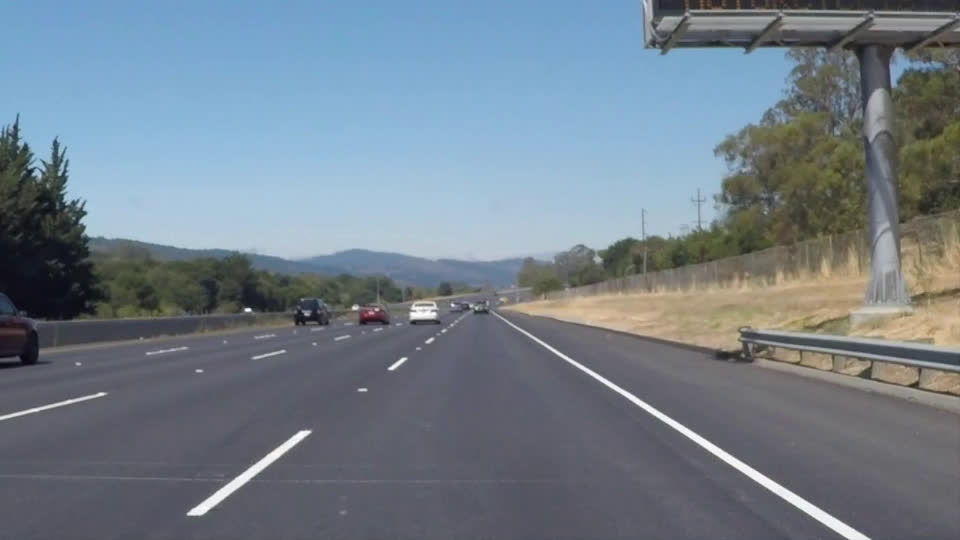
#> input picture test_images/test.jpg, 960 x 540 px; its folder holds only this picture in this run
$ jupyter execute --allow-errors P1.ipynb   (shell and % lines are left out)   (older library calls are emulated)
#> lines starting #> are read from the running program, lines starting #| are printed output that depends on the picture; after the words box and inside, x2 and y2 are one past the last pixel; in counts of white or black regions, pixels touching at a corner belong together
# **Finding Lane Lines on the Road**
***
In this project, you will use the tools you learned about in the lesson to identify lane lines on the road.  You can develop your pipeline on a series of individual images, and later apply the result to a video stream (really just a series of images). Check out the video clip "raw-lines-example.mp4" (also contained in this repository) to see what the output should look like after using the helper functions below.

Once you have a result that looks roughly like "raw-lines-example.mp4", you'll need to get creative and try to average and/or extrapolate the line segments you've detected to map out the full extent of the lane lines.  You can see an example of the result you're going for in the video "P1_example.mp4".  Ultimately, you would like to draw just one line for the left side of the lane, and one for the right.

---
Let's have a look at our first image called 'test_images/solidWhiteRight.jpg'.  Run the 2 cells below (hit Shift-Enter or the "play" button above) to display the image.

**Note** If, at any point, you encounter frozen display windows or other confounding issues, you can always start again with a clean slate by going to the "Kernel" menu above and selecting "Restart & Clear Output".

---

**The tools you have are color selection, region of interest selection, grayscaling, Gaussian smoothing, Canny Edge Detection and Hough Tranform line detection.  You  are also free to explore and try other techniques that were not presented in the lesson.  Your goal is piece together a pipeline to detect the line segments in the image, then average/extrapolate them and draw them onto the image for display (as below).  Once you have a working pipeline, try it out on the video stream below.**

---

<figure>

 <figcaption>
 <p></p>
 <p style="text-align: center;"> Your output should look something like this (above) after detecting line segments using the helper functions below </p>
 </figcaption>
</figure>
 <p></p>
<figure>

 <figcaption>
 <p></p>
 <p style="text-align: center;"> Your goal is to connect/average/extrapolate line segments to get output like this</p>
 </figcaption>
</figure>

[cell 1]
#importing some useful packages
import matplotlib.pyplot as plt
import matplotlib.image as mpimg
import numpy as np
import cv2

#> (a cell that did not finish here is left out)

**Some OpenCV functions (beyond those introduced in the lesson) that might be useful for this project are:**

`cv2.inRange()` for color selection
`cv2.fillPoly()` for regions selection
`cv2.line()` to draw lines on an image given endpoints
`cv2.addWeighted()` to coadd / overlay two images
`cv2.cvtColor()` to grayscale or change color
`cv2.imwrite()` to output images to file
`cv2.bitwise_and()` to apply a mask to an image

**Check out the OpenCV documentation to learn about these and discover even more awesome functionality!**

Below are some helper functions to help get you started. They should look familiar from the lesson!

[cell 3]
import math
import sys

def grayscale(img):
    """Applies the Grayscale transform
    This will return an image with only one color channel
    but NOTE: to see the returned image as grayscale
    you should call plt.imshow(gray, cmap='gray')"""
    image = cv2.cvtColor(img, cv2.COLOR_BGR2HSV)[:,:,2]
    return cv2.applyColorMap(image, cv2.COLORMAP_SUMMER)
    #return cv2.cvtColor(img, cv2.COLOR_RGB2GRAY)
    # Or use BGR2GRAY if you read an image with cv2.imread()
    # return cv2.cvtColor(img, cv2.COLOR_BGR2GRAY)

def canny(img, low_threshold, high_threshold):
    """Applies the Canny transform"""
    return cv2.Canny(img, low_threshold, high_threshold)

def gaussian_blur(img, kernel_size):
    """Applies a Gaussian Noise kernel"""
    return cv2.GaussianBlur(img, (kernel_size, kernel_size), 0)

def region_of_interest(img, vertices):
    """
    Applies an image mask.

    Only keeps the region of the image defined by the polygon
    formed from `vertices`. The rest of the image is set to black.
    """
    #defining a blank mask to start with
    mask = np.zeros_like(img)

    #defining a 3 channel or 1 channel color to fill the mask with depending on the input image
    if len(img.shape) > 2:
        channel_count = img.shape[2]  # i.e. 3 or 4 depending on your image
        ignore_mask_color = (255,) * channel_count
    else:
        ignore_mask_color = 255

    #filling pixels inside the polygon defined by "vertices" with the fill color
    cv2.fillPoly(mask, vertices, ignore_mask_color)

    #returning the image only where mask pixels are nonzero
    masked_image = cv2.bitwise_and(img, mask)
    return masked_image

def getSlope(slopes, threshold):
    initSlope = np.median(slopes)
    #remove outliers
    filteredSlopes = [slope for slope in slopes if abs(slope - initSlope) < threshold]
    return np.mean(filteredSlopes), filteredSlopes

def getLineParameters(slopes, lines, threshold=0.2):
    #use median to exclude outliers
    slope, filteredSlopes = getSlope(slopes, threshold)

    # find the first point
    points = np.array([np.array([x1,y1,x2,y2]) for x1,y1,x2,y2 in lines \
         if abs((y2-y1)/(x2-x1)- slope) < threshold], dtype=np.float)
    x1, y1, x2, y2 = np.nanmean(points, axis=0)
    b = (y1 + y2)/2 - slope*(x1 + x2)/2

    return slope, b

def getPointByY(y, slope, b):
    return (int((y - b)/slope), y)

def draw_lines(img, lines, color=[255, 0, 0], thickness=10, horizontalLineThreshold = 0.2):
    """
    NOTE: this is the function you might want to use as a starting point once you want to
    average/extrapolate the line segments you detect to map out the full
    extent of the lane (going from the result shown in raw-lines-example.mp4
    to that shown in P1_example.mp4).

    Think about things like separating line segments by their
    slope ((y2-y1)/(x2-x1)) to decide which segments are part of the left
    line vs. the right line.  Then, you can average the position of each of
    the lines and extrapolate to the top and bottom of the lane.

    This function draws `lines` with `color` and `thickness`.
    Lines are drawn on the image inplace (mutates the image).
    If you want to make the lines semi-transparent, think about combining
    this function with the weighted_img() function below
    """
    lines = lines[:, 0]
    #for x1,y1,x2,y2 in lines:
    #    cv2.line(img, (x1, y1), (x2, y2), [0, 255, 0], thickness)

    slopes = [(y2-y1)/(x2-x1) for x1,y1,x2,y2 in lines]

    leftLineSlopes = [slope for slope in slopes if slope < -horizontalLineThreshold]
    rightLineSlopes = [slope for slope in slopes if slope > horizontalLineThreshold]

    #for x1,y1,x2,y2 in lines:
    #    if ((y2-y1)/(x2-x1) < -horizontalLineThreshold) or ((y2-y1)/(x2-x1) > horizontalLineThreshold):
    #        cv2.line(img, (x1, y1), (x2, y2), [0, 0, 255], thickness)

    leftLineSlope, bleft = getLineParameters(leftLineSlopes, lines)
    rightLineSlope, bright = getLineParameters(rightLineSlopes, lines)

    leftBottomPoint = getPointByY(img.shape[0], leftLineSlope, bleft)

    topX = int((bright - bleft)/(leftLineSlope - rightLineSlope))
    topY = int(leftLineSlope*topX + bleft)

    rightBottomPoint = getPointByY(img.shape[0], rightLineSlope, bright)

    cv2.line(img, leftBottomPoint, (topX, topY), color, thickness)
    cv2.line(img, rightBottomPoint, (topX, topY), color, thickness)


def hough_lines(img, rho, theta, threshold, min_line_len, max_line_gap):
    """
    `img` should be the output of a Canny transform.

    Returns an image with hough lines drawn.
    """
    lines = cv2.HoughLinesP(img, rho, theta, threshold, np.array([]), minLineLength=min_line_len, maxLineGap=max_line_gap)
    line_img = np.zeros((img.shape[0], img.shape[1], 3), dtype=np.uint8)

    draw_lines(line_img, lines)

    return line_img

# Python 3 has support for cool math symbols.

def weighted_img(img, initial_img, α=0.8, β=1., λ=0.):
    """
    `img` is the output of the hough_lines(), An image with lines drawn on it.
    Should be a blank image (all black) with lines drawn on it.

    `initial_img` should be the image before any processing.

    The result image is computed as follows:

    initial_img * α + img * β + λ
    NOTE: initial_img and img must be the same shape!
    """
    return cv2.addWeighted(initial_img, α, img, β, λ)

## Test on Images

Now you should build your pipeline to work on the images in the directory "test_images"
**You should make sure your pipeline works well on these images before you try the videos.**

[cell 4]
import os
os.listdir("test_images/")

run your solution on all test_images and make copies into the test_images directory).

## Test on Videos

You know what's cooler than drawing lanes over images? Drawing lanes over video!

We can test our solution on two provided videos:

`solidWhiteRight.mp4`

`solidYellowLeft.mp4`

[cell 5]
def findLines(image):
    try:
        gray = grayscale(image)
        # Define a kernel size and apply Gaussian smoothing
        blur_gray = gaussian_blur(gray, 5)

        # Define our parameters for Canny and apply
        edges = canny(blur_gray, 50, 150)

        # Next we'll create a masked edges image using cv2.fillPoly()
        imshape = image.shape

        vertices = np.array([[(0,imshape[0]),(imshape[1]/2 - 10, imshape[0]/2 + 50), (imshape[1]/2 + 10, imshape[0]/2 + 50), (imshape[1],imshape[0])]], dtype=np.int32)
        masked_edges = region_of_interest(edges, vertices)

        # Run Hough on edge detected image
        # Output "lines" is an array containing endpoints of detected line segments
        line_image = hough_lines(masked_edges, 2, np.pi/180, 50, 20, 4)
        # will work only with keeping previous slope value
        #line_image = hough_lines(masked_edges, 1, np.pi/180, 30, 100, 160)

        # Draw the lines on the edge image
        return weighted_img(line_image, image)
    except:
        e = sys.exc_info()[0]
        print(e)

for path in os.listdir("test_images/"):
    lines_edges = findLines(mpimg.imread("test_images/" + path))
#> in grayscale, `image = cv2.cvtColor(img, cv2.COLOR_BGR2HSV)[:,:,2]`:
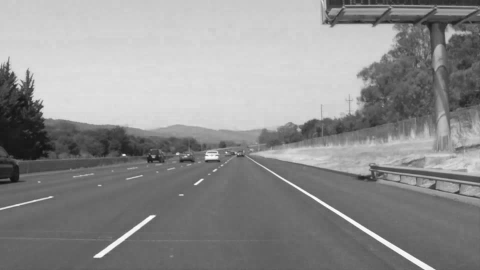
#> image: shape (540, 960) (shown at 1/2 size); min 14, max 255, mean 143.3
#> in grayscale, img is the input picture: shape (540, 960, 3); mean R, G, B 114.8, 127.2, 138.5
#> in grayscale, `return cv2.applyColorMap(image, cv2.COLORMAP_SUMMER)`:
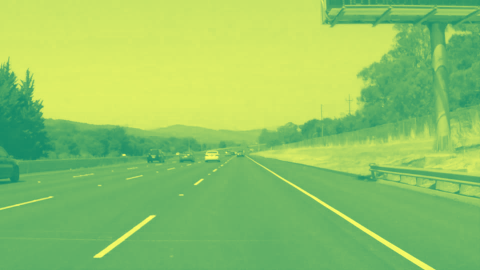
#> returned value: shape (540, 960, 3) (shown at 1/2 size); mean of channels 0, 1, 2 102, 199.1, 143.3; drawn as B, G, R
#> in canny, `return cv2.Canny(img, low_threshold, high_threshold)`:
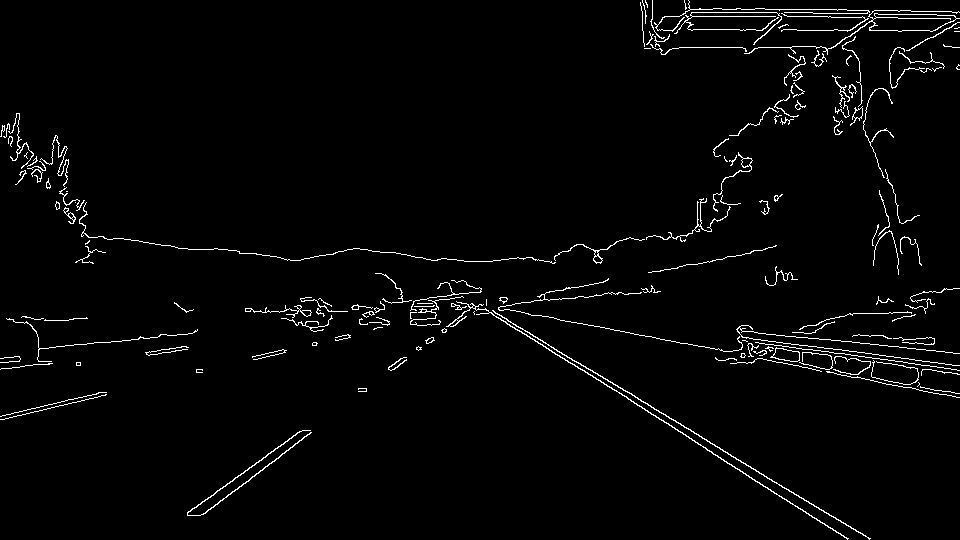
#> returned value: shape (540, 960); 2.4% white in thin lines or dots
#> in region_of_interest, `cv2.fillPoly(mask, vertices, ignore_mask_color)`:
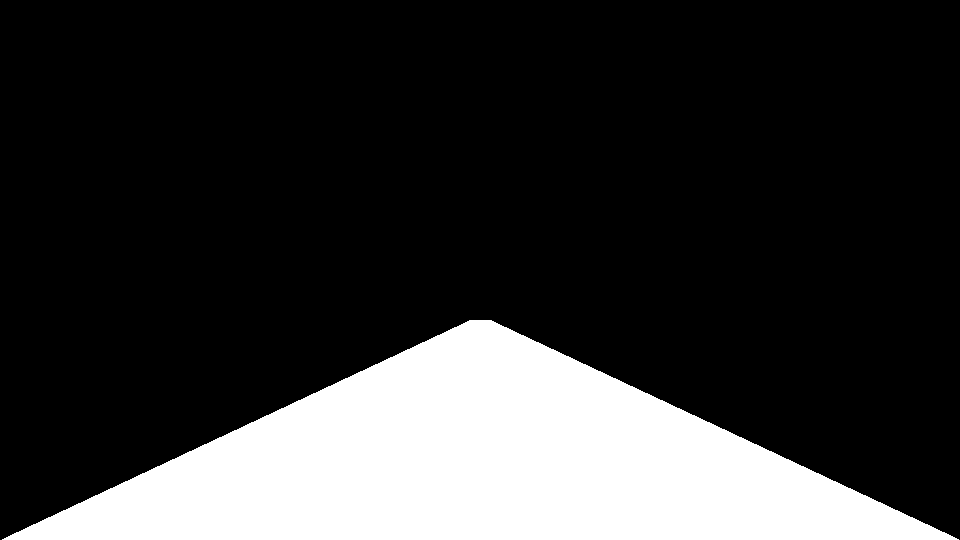
#> mask: shape (540, 960); 20.8% white; 1 white region, box (x1, y1, x2, y2) and area: (2, 320, 959, 540) 107829
#> in region_of_interest, `masked_image = cv2.bitwise_and(img, mask)`:
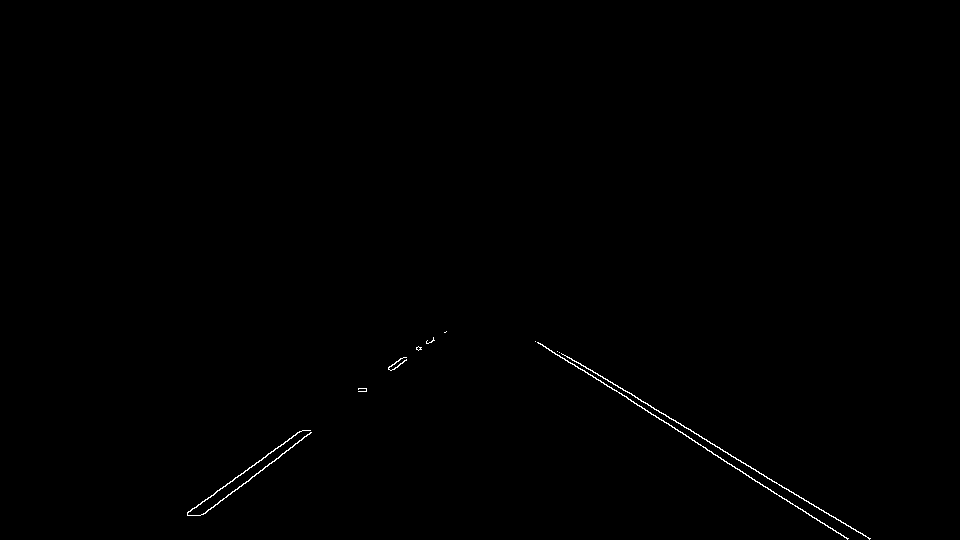
#> masked_image: shape (540, 960); 0.29% white in thin lines or dots, all inside (x1, y1, x2, y2) = (187, 331, 871, 540)
#> in hough_lines, `lines = cv2.HoughLinesP(img, rho, theta, threshold, np.array([]), minL..`: lines = 15 rows, first 6: [694, 433, 869, 538], [600, 380, 798, 508], [200, 515, 311, 432], [187, 512, 266, 456], [581, 365, 680, 423], [717, 455, 847, 539]
#> in draw_lines, `slopes = [(y2-y1)/(x2-x1) for x1,y1,x2,y2 in lines]`: slopes = [0.6, 0.646, -0.748, -0.709, 0.586, 0.646, 0.6, 0.576, -0.692, 0.579, -0.717, 0.593, 0.55, -0.769, -0.708]
#> in draw_lines, `leftLineSlopes = [slope for slope in slopes if slope < -horizontalLine..`: leftLineSlopes = [-0.748, -0.709, -0.692, -0.717, -0.769, -0.708]
#> in draw_lines, `rightLineSlopes = [slope for slope in slopes if slope > horizontalLine..`: rightLineSlopes = [0.6, 0.646, 0.586, 0.646, 0.6, 0.576, 0.579, 0.593, 0.55]
#> in getSlope, `initSlope = np.median(slopes)`: initSlope = -0.713
#> in getSlope, `filteredSlopes = [slope for slope in slopes if abs(slope - initSlope) ..`: filteredSlopes = [-0.748, -0.709, -0.692, -0.717, -0.769, -0.708]
#> in getLineParameters, `slope, filteredSlopes = getSlope(slopes, threshold)`: slope = -0.724; filteredSlopes = [-0.748, -0.709, -0.692, -0.717, -0.769, -0.708]
#> in getLineParameters, `points = np.array([np.array([x1,y1,x2,y2]) for x1,y1,x2,y2 in lines \ ..`: points = [[200, 515, 311, 432], [187, 512, 266, 456], [256, 462, 295, 435], [187, 513, 233, 480], [271, 463, 310, 433], [275, 448, 299, 431]]
#> in getLineParameters, `x1, y1, x2, y2 = np.nanmean(points, axis=0)`: x1 = 229.3; y1 = 485.5; x2 = 285.7; y2 = 444.5
#> in getLineParameters, `b = (y1 + y2)/2 - slope*(x1 + x2)/2`: b = 651.4
#> in draw_lines, `leftLineSlope, bleft = getLineParameters(leftLineSlopes, lines)`: leftLineSlope = -0.724; bleft = 651.4
#> in draw_lines, `rightLineSlope, bright = getLineParameters(rightLineSlopes, lines)`: rightLineSlope = 0.597; bright = 21.1
#> in draw_lines, `leftBottomPoint = getPointByY(img.shape[0], leftLineSlope, bleft)`: leftBottomPoint = (153, 540)
#> in draw_lines, `topX = int((bright - bleft)/(leftLineSlope - rightLineSlope))`: topX = 477
#> in draw_lines, `topY = int(leftLineSlope*topX + bleft)`: topY = 306
#> in draw_lines, `rightBottomPoint = getPointByY(img.shape[0], rightLineSlope, bright)`: rightBottomPoint = (868, 540)
#> in draw_lines, `cv2.line(img, rightBottomPoint, (topX, topY), color, thickness)`:
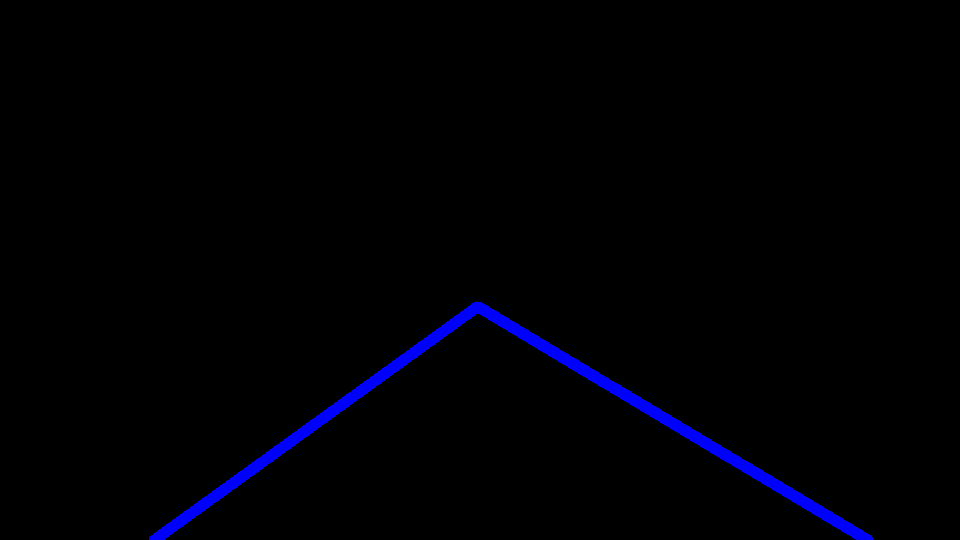
#> img: shape (540, 960, 3); mean of channels 0, 1, 2 4.7, 0, 0; drawn as B, G, R
#> in weighted_img, `return cv2.addWeighted(initial_img, α, img, β, λ)`:
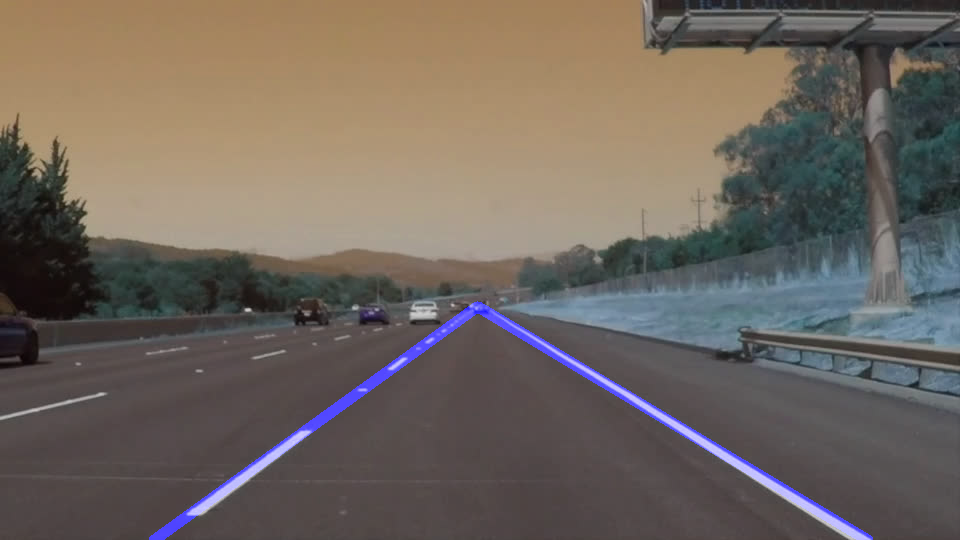
#> returned value: shape (540, 960, 3); mean of channels 0, 1, 2 94.3, 101.8, 110.8; drawn as B, G, R
    plt.figure()
    plt.imshow(lines_edges)
